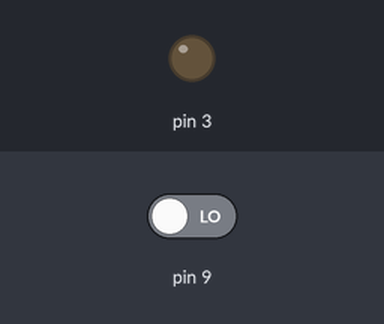
The sketch below on a simulated Arduino Uno, built with avr-gcc and run on an emulated ATmega328P. On the bench: output pins drawn as LEDs (lit = HIGH). The test bench sets the inputs (shaded band); at power-on: pin 9 LOW.

Above: at 1.2 s.
1.3 s: pin 9 driven HIGH
At 2.5 s:
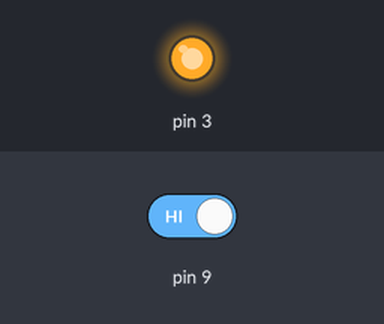
2.8 s: pin 9 driven LOW
At 3.6 s:
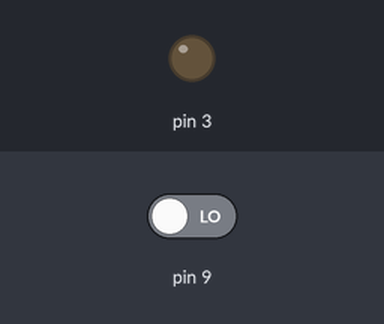
Timing chart, 0 to 5.8 s (numbered marks = the images above; inputs shaded):
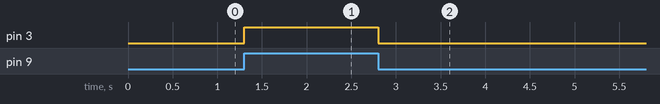

The sketch:

AnnoyingBuzzer.ino
```cpp
void setup()
{
 pinMode(3, OUTPUT);
  pinMode(9, INPUT);
}

void loop()
{
  if (digitalRead(9) == HIGH )
  {
  digitalWrite(3, HIGH);
  }
  else
  {
   digitalWrite(3, LOW);
  }
  delay(1);

}
```

Measured:
- after the input at 1.3 s, pin 3: LOW → HIGH at once
- after the input at 2.8 s, pin 3: HIGH → LOW at once
